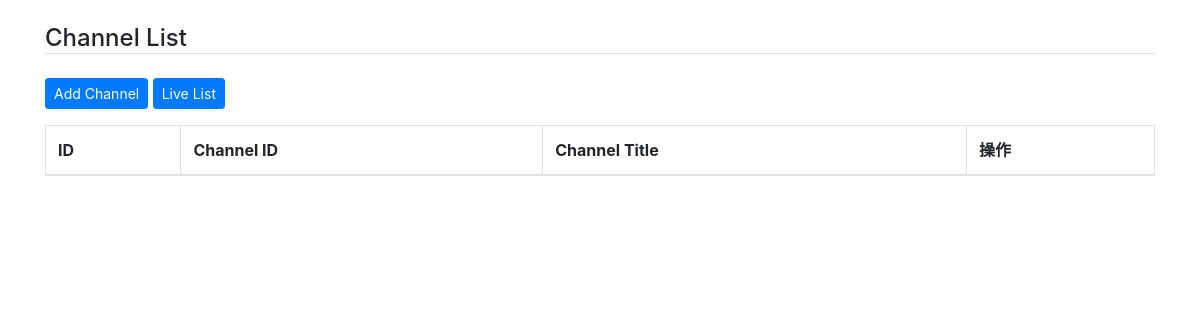
The page /cms/channel/ on the database as committed earlier.
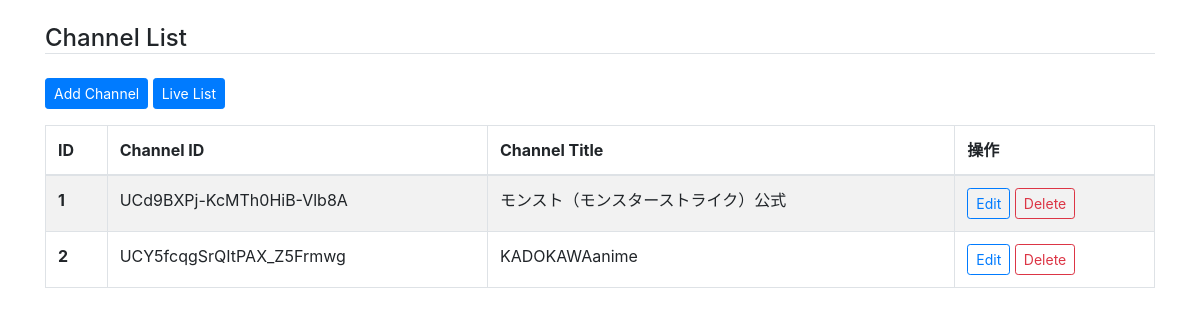
The same page on the database as committed later.
### cms/models.py (models this page shows)
class Channel(models.Model):
    channelid = models.CharField("channelid", max_length=255, unique=True)
    channeltitle = models.CharField("title", max_length=255, unique=True)

### cms/views.py (the view)
# urls.py: path('channel/', views.channel_list, name='channel_list'),   # チャンネル一覧
def channel_list(request):
    ch = Channel.objects.all().order_by('id')
    return render(request,'cms/channel_list.html', {'channels': ch})

### cms/templates/cms/channel_list.html (shortened to what this page needs)
{% extends "cms/base.html" %}
{% block content %}
    <h4 class="mt-4 border-bottom">Channel List</h4>
    <a href="{% url 'cms:channel_add' %}" class="btn btn-primary btn-sm my-3">Add Channel</a>
    <a href="{% url 'cms:live_list' %}" class="btn btn-primary btn-sm my-3">Live List</a>
    <table class="table table-striped table-bordered">
      <thead>
        <tr>
          <th scope="col">ID</th>
          <th scope="col">Channel ID</th>
          <th scope="col">Channel Title</th>
          <th scope="col">操作</th>
        </tr>
      </thead>
      <tbody>
        {% for ch in channels %}
        <tr>
          <th scope="row">{{ ch.id }}</th>
          <td>{{ ch.channelid }}</td>
          <td>{{ ch.channeltitle }}</td>
          <td>
            <a href="{% url 'cms:channel_mod' id=ch.id %}" class="btn btn-outline-primary btn-sm">Edit</a>
            <a href="{% url 'cms:channel_del' id=ch.id %}" class="btn btn-outline-danger btn-sm">Delete</a>
          </td>
        </tr>
        {% endfor %}
      </tbody>
    </table>
{% endblock content %}

Rows that differ between the two databases and show on the page:
added Channel: id "1", channelid "UCd9BXPj-KcMTh0HiB-Vlb8A", channeltitle "モンスト（モンスターストライク）公式"
added Channel: id "2", channelid "UCY5fcqgSrQItPAX_Z5Frmwg", channeltitle "KADOKAWAanime"
